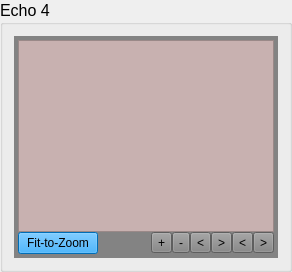
                    <widget class="QGroupBox" name="groupBox_time01">
                     <property name="sizePolicy">
                      <sizepolicy hsizetype="Expanding" vsizetype="Preferred">
                       <horstretch>0</horstretch>
                       <verstretch>0</verstretch>
                      </sizepolicy>
                     </property>
                     <property name="minimumSize">
                      <size>
                       <width>20</width>
                       <height>0</height>
                      </size>
                     </property>
                     <property name="maximumSize">
                      <size>
                       <width>16777215</width>
                       <height>1000</height>
                      </size>
                     </property>
                     <property name="font">
                      <font>
                       <pointsize>12</pointsize>
                       <bold>false</bold>
                      </font>
                     </property>
                     <property name="toolTip">
                      <string>Coronal/sagittal/axial panel currently showing timepoint 4 of the 4D scan, with its own pan/zoom controls.</string>
                     </property>
                     <property name="title">
                      <string>Echo 4</string>
                     </property>
                     <layout class="QGridLayout" name="gridLayout_54">
                      <item row="0" column="0" colspan="2">
                       <widget class="QFrame" name="frame_17">
                        <property name="minimumSize">
                         <size>
                          <width>0</width>
                          <height>200</height>
                         </size>
                        </property>
                        <property name="styleSheet">
                         <string notr="true">border-color: rgb(170, 170, 170);
background-color: rgb(131, 131, 131);
</string>
                        </property>
                        <property name="frameShape">
                         <enum>QFrame::NoFrame</enum>
                        </property>
                        <layout class="QGridLayout" name="gridLayout_51">
                         <property name="leftMargin">
                          <number>4</number>
                         </property>
                         <property name="topMargin">
                          <number>4</number>
                         </property>
                         <property name="rightMargin">
                          <number>4</number>
                         </property>
                         <property name="bottomMargin">
                          <number>4</number>
                         </property>
                         <property name="spacing">
                          <number>0</number>
                         </property>
                         <item row="2" column="9">
                          <layout class="QHBoxLayout" name="horizontalLayout_14">
                           <item>
                            <widget class="QToolButton" name="zoom_in_data01">
                             <property name="toolTip">
                              <string>Zoom in on this view.</string>
                             </property>
                             <property name="text">
                              <string>+</string>
                             </property>
                             <property name="icon">
                              <iconset>
                               <normaloff>Icons/mri/plus.png</normaloff>Icons/mri/plus.png</iconset>
                             </property>
                            </widget>
                           </item>
                           <item>
                            <widget class="QToolButton" name="zoom_out_data01">
                             <property name="toolTip">
                              <string>Zoom out on this view.</string>
                             </property>
                             <property name="text">
                              <string>-</string>
                             </property>
                             <property name="icon">
                              <iconset>
                               <normaloff>Icons/mri/minus.png</normaloff>Icons/mri/minus.png</iconset>
                             </property>
                            </widget>
                           </item>
                          </layout>
                         </item>
                         <item row="2" column="0" rowspan="2">
                          <widget class="QPushButton" name="fit_to_zoom_data01">
                           <property name="toolTip">
                            <string>Fit this view to the window, resetting pan and zoom.</string>
                           </property>
                           <property name="styleSheet">
                            <string notr="true">
background-color: rgb(0, 153, 255);</string>
                           </property>
                           <property name="text">
                            <string>Fit-to-Zoom</string>
                           </property>
                           <property name="autoDefault">
                            <bool>false</bool>
                           </property>
                           <property name="default">
                            <bool>false</bool>
                           </property>
                           <property name="flat">
                            <bool>false</bool>
                           </property>
                          </widget>
                         </item>
                         <item row="2" column="10">
                          <layout class="QHBoxLayout" name="horizontalLayout_15">
                           <item>
                            <widget class="QToolButton" name="go_down_data01">
                             <property name="toolTip">
                              <string>Pan the view down.</string>
                             </property>
                             <property name="text">
                              <string>&lt;</string>
                             </property>
                             <property name="icon">
                              <iconset>
                               <normaloff>Icons/mri/downArrow.png</normaloff>Icons/mri/downArrow.png</iconset>
                             </property>
                            </widget>
                           </item>
                           <item>
                            <widget class="QToolButton" name="go_up_data01">
                             <property name="toolTip">
                              <string>Pan the view up.</string>
                             </property>
                             <property name="text">
                              <string>&gt;</string>
                             </property>
                             <property name="icon">
                              <iconset>
                               <normaloff>Icons/mri/upArrow.png</normaloff>Icons/mri/upArrow.png</iconset>
                             </property>
                            </widget>
                           </item>
                           <item>
                            <widget class="QToolButton" name="go_left_data01">
                             <property name="toolTip">
                              <string>Pan the view left.</string>
                             </property>
                             <property name="text">
                              <string>&lt;</string>
                             </property>
                             <property name="icon">
                              <iconset>
                               <normaloff>Icons/mri/leftArrow.png</normaloff>Icons/mri/leftArrow.png</iconset>
                             </property>
                            </widget>
                           </item>
                           <item>
                            <widget class="QToolButton" name="go_right_data01">
                             <property name="toolTip">
                              <string>Pan the view right.</string>
                             </property>
                             <property name="text">
                              <string>&gt;</string>
                             </property>
                             <property name="icon">
                              <iconset>
                               <normaloff>Icons/mri/rightArrow.png</normaloff>Icons/mri/rightArrow.png</iconset>
                             </property>
                            </widget>
                           </item>
                          </layout>
                         </item>
                         <item row="0" column="0" colspan="11">
                          <widget class="QVTKRenderWindowInteractor" name="vtkWidget_data01">
                           <property name="styleSheet">
                            <string notr="true">background-color: rgb(200, 177, 176);</string>
                           </property>
                          </widget>
                         </item>
                        </layout>
                       </widget>
                      </item>
                     </layout>
                    </widget>
